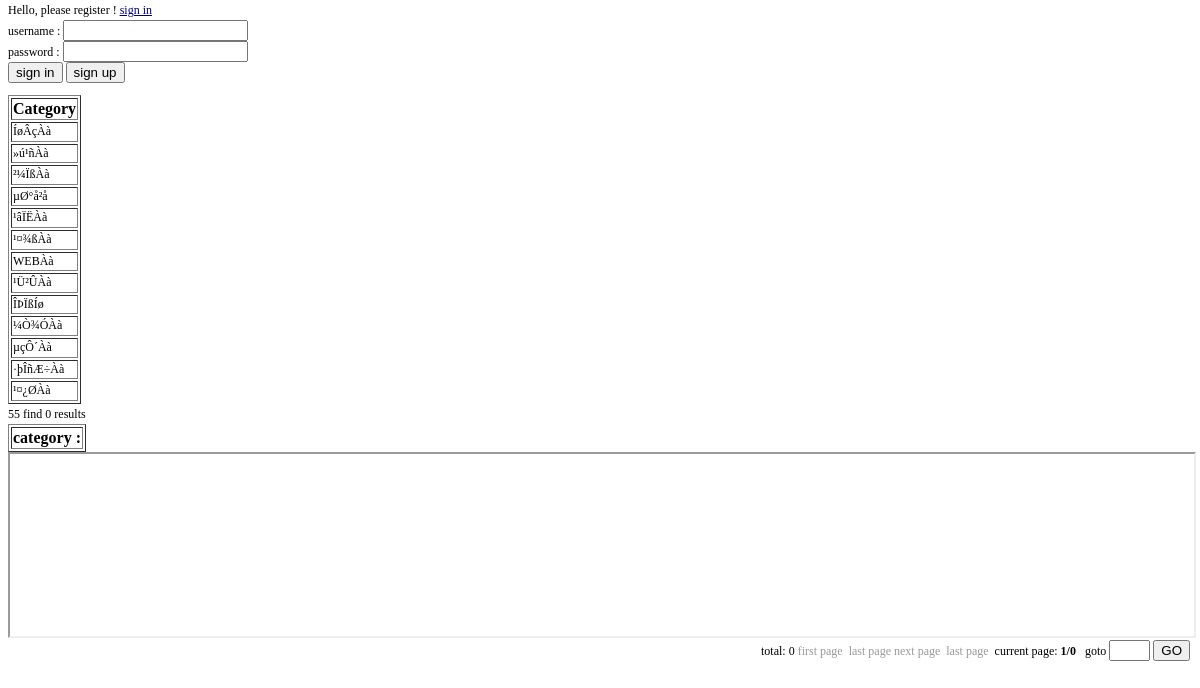
/my_index?category_num=55, run on the app's committed database.
### tables this page shows
CREATE TABLE b2c_class (
  id int(10) unsigned NOT NULL auto_increment,
  name varchar(40) NOT NULL default '',
  up_id int(10) unsigned NOT NULL default '0',
  KEY id (id)
);

### conf/db_mysql.php (called while the page is built, shortened)
<?php
class DB_Sql {
  var $Record   = array();
  var $Link_ID  = 0;
  var $Query_ID = 0;
  function free() {
      $this->Query_ID = 0;
  }
  function query($Query_String) {
    if ($Query_String == "")
      return 0;
    $this->Query_ID = @mysql_query($Query_String,$this->Link_ID);
    return $this->Query_ID;
  }
  function next_record() {
    $this->Record = @mysql_fetch_array($this->Query_ID);
    $stat = is_array($this->Record);
    return $stat;
  }
  function num_rows() {
    return @mysql_num_rows($this->Query_ID);
  }
  function f($Name) {
    return $this->Record[$Name];
  }
}
?>

### conf/config.php (called while the page is built, shortened)
<?php
require "conf/options.php";
require "conf/db_mysql.php";
$db = new DB_Sql;
$db->Host = $dbservername;
$db->User = $dbusername;
$db->Password = $dbuserpass;
$db->Link_ID = @mysql_connect($db->Host, $db->User, $db->Password) or die("Êý¾Ý¿âÁ¬½Ó´íÎó£¬ÇëÔËÐÐinstall.php½øÐÐ°²×°¡£");
?>

### conf/options.php (called while the page is built, shortened)
<?php
$dbservername="mysql1.cs.clemson.edu";
$dbusername="b2c_vt1i";
$dbuserpass="zhubo19910914";
?>

### my_index.php (the view, shortened to what this page needs)
<?php
require "conf/config.php";
?>
<html>
<head>
    <link rel="stylesheet" href="conf/style.css" type="text/css">
</head>
<body>
<div>
    <?php
    if (isset($login_name)) {
        echo "dear <font color='#cc0000'>" . $login_name . "</font>£¬welcome!";
        echo "<br>";
        echo "last login in time " . $cookielogintime;
    } else {
        echo "Hello, please register ! <a href='my_login.php' class='clink03'>sign in</a> ";
    }
    ?>
</div>
<div>
    <form action="my_login.php" method=post>
        username : <input name=u_pass>
        <br>
        password : <input name=u_name type=password>
        <br>
        <input name="sign_in" type=submit value="sign in">
        <a href="my_register1.php">
            <input name="sign_up" type=button value="sign up">
        </a>
    </form>
</div>
<div>
    <table border=1>
        <tr>
            <th>Category</th>
        </tr>
        <?php
        $db->query("select id,name from $class_t where up_id=0");
        while ($db->next_record()) {
            echo "<tr><td>";
            echo "<a href = 'my_index?category_num=" . $db->f('id') . "'>";
            echo $db->f('name');
            echo "</a>";
            echo "</td></tr>";
        }
        ?>
    </table>
</div>
<?php
if (!isset($page)) $page = 1;
echo $category_num;
$record_one_line = 3;
$line_one_page = 4;
$records_one_page = $record_one_line * $line_one_page;
php?>
<table border="1">
    <tr>
        <th>
            <?php
            $db->query("select name from $class_t where id = $category_num");
            $category_name = $db->f("name");
            echo "category : $category_name";
            ?>
        </th>
    </tr>
    <?php
    $db->query("select * from $goods_t where class_id = $category_num");
    $total_num = $db->num_rows();
    $totalpage = ceil($total_num / $records_one_page);
    echo "find   $total_num results<br>";
            ?>
</table>
<iframe frameborder=1
        height=182 name=cart scrolling=no
        src="shopping.php"
        width="100%"></iframe>
<table width="100%" border="0" cellspacing="1" cellpadding="1">
    <form action="<?php echo $PHP_SELF . "?up_id=$up_id&sf=$sf" ?> " method="post" name="form8"
          onSubmit="return check_page('form8.page')">
        <tr>
            <td align="right"> total:
                <?php echo $total_num . " ";
                $page1 = $page - 1;
                $page2 = $page + 1;
                if ($page1 < 1) echo "<FONT color=#999999> first page&nbsp; last page</FONT>&nbsp;";
                else echo "<a href='$PHP_SELF?page=1&up_id=$up_id&sf=$sf'>first page</a>&nbsp;<a href='$PHP_SELF?page=$page1&up_id=$up_id&sf=$sf'>ÉÏÒ»Ò³</a>&nbsp;";
                if ($page2 > $totalpage) echo "<FONT color=#999999>next page&nbsp; last page</FONT>&nbsp;";
                else echo "<a href='$PHP_SELF?page=$page2&up_id=$up_id&sf=$sf'>next page</a>&nbsp;<a href='$PHP_SELF?page=$totalpage&up_id=$up_id&sf=$sf'>last page</a>&nbsp;";
                ?>
                current page:<b>
                    <?php echo $page . "/" . $totalpage ?>
                </b>&nbsp;
                goto
                <input type="text" name="page" size="2">
                <input type="submit" name="Submit22" value="GO">
            </td>
        </tr>
    </form>
</table>
</body>

### conf/style.css (style rules this page uses)
TD { FONT-SIZE: 9pt; LETTER-SPACING: 0pt; LINE-HEIGHT: 130%; WORD-SPACING: 0pt }
BODY { FONT-FAMILY: "����"; FONT-SIZE: 12px; LINE-HEIGHT: 15pt; MARGIN-TOP: 0px; PADDING-TOP: 0px; SCROLLBAR-FACE-COLOR: #cccccc; SCROLLBAR-HIGHLIGHT-COLOR: #e7e7e7; SCROLLBAR-SHADOW-COLOR: #e7e7e7; SCROLLBAR-3DLIGHT-COLOR: #ffffff; SCROLLBAR-ARROW-COLOR: #ffffff; SCROLLBAR-TRACK-COLOR: #ffffff; SCROLLBAR-DARKSHADOW-COLOR: #ffffff }
A:link { COLOR: #000000; TEXT-DECORATION: none }
A.clink03:link { COLOR: #00007f; TEXT-DECORATION: underline }

### data on the page
b2c_class: name "ÍøÂçÀà"
b2c_class: name "»ú¹ñÀà"
b2c_class: name "²¼ÏßÀà"
b2c_class: name "µØ°å²å"
b2c_class: name "¹âÏËÀà"
b2c_class: name "¹¤¾ßÀà"
b2c_class: name "WEBÀà"
b2c_class: name "¹Ü²ÛÀà"
b2c_class: name "ÎÞÏßÍø"
b2c_class: name "¼Ò¾ÓÀà"
b2c_class: name "µçÔ´Àà"
b2c_class: name "·þÎñÆ÷Àà"
b2c_class: name "¹¤¿ØÀà"

### other printed values
$category_num "55 find 0 results"
$total_num "0"
$page "1"
$totalpage "0"
